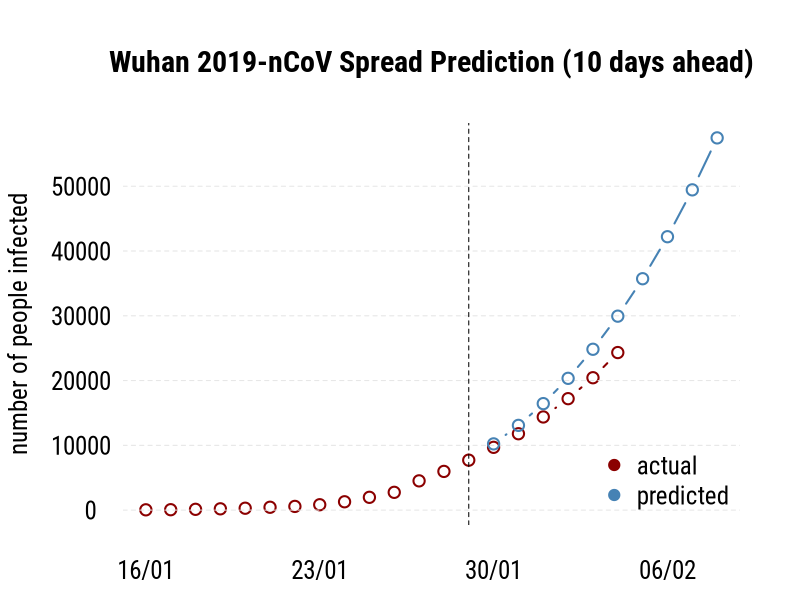

The R script that drew this image:



## data sources:
## * https://www.who.int/emergencies/diseases/novel-coronavirus-2019/situation-reports
## * https://en.wikipedia.org/wiki/2019%E2%80%9320_Wuhan_coronavirus_outbreak
## * https://docs.google.com/spreadsheets/d/1UF2pSkFTURko2OvfHWWlFpDFAr1UxCBA4JLwlSP6KFo/htmlview?usp=sharing&sle=true#

outbreak <- data.frame(
    date = seq.Date(as.Date("2020-01-16"), as.Date("2020-01-29"), by = "days"),
    cumulative_count = c(45, 62, 121, 198, 291, 440, 571, 830, 1287, 1975, 2744, 4515, 5974, 7711)
)

poly_fit <- lm(cumulative_count ~ poly(date, 3), data = outbreak)
summary(poly_fit)
outbreak$preds <- predict(poly_fit)

new_outbreak_data <- data.frame(
    date = seq.Date(as.Date("2020-01-30"), length.out = 10, by = "days") # make 10 day ahead forecast
)

new_outbreak_data$cumulative_count <- c(9692, 11791, 14380, 17205, 20438, 24324, rep(NA, 4)) # update actual outbreak here
new_outbreak_data$preds <- predict(poly_fit, newdata = new_outbreak_data)

## combine them all
outbreak <- rbind(outbreak, new_outbreak_data)

png(filename = "./wuhan-virus-outbreak-modeling.png", 8, 8, units = "in", res = 300)
par(family = "Roboto Condensed", cex = 1.5, mar = c(2.5, 4.1, 4.1, 2), bty = "n")
plot(outbreak$date, outbreak$cumulative_count, pch = 1, col = "red4", type = "b",
     ylab = "number of people infected", xlab = "date (in 2020)", las = 1,
     main = "Wuhan 2019-nCoV Spread Prediction (10 days ahead)", lwd = 2, ylim = c(0, max(outbreak$preds)),
     yaxt = "n", xaxt = "n")
abline(h = seq(0, 5e4, by = 1e4), col = "gray90", lty = "dashed")
points(outbreak$date[outbreak$date >= as.Date("2020-01-30")], outbreak$preds[outbreak$date >= as.Date("2020-01-30")],
       pch = 1, col = "steelblue", type = "b", lwd = 2)
abline(v = as.Date("2020-01-29"), lty = "dashed")
axis(1, at = seq.Date(as.Date("2020-01-16"), as.Date("2020-02-08"), by = "weeks"),
     labels = format(seq.Date(as.Date("2020-01-16"), as.Date("2020-02-08"), by = "weeks"), "%d/%m"),
     tick = FALSE)
axis(2, at = seq(0, 5e4, 1e4), tick = FALSE, las = 1, hadj = 0.7)
legend("bottomright", legend = c("actual", "predicted"), bty = "n", pch = 19, col = c("red4", "steelblue"))
dev.off()
